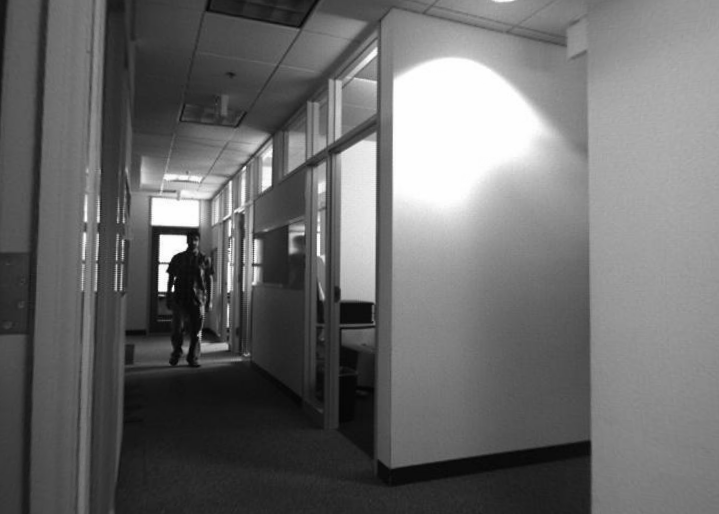
#> input picture hw4/frameLeftgray.png, 719 x 514 px
$ python Task3.py
#> lines starting #> are read from the running program, lines starting #| are printed output that depends on the picture
import numpy as np
import cv2
import random
import matplotlib.pyplot as plt

# Smoothing
'''
This code finds the disparity between two rectified images with a level of smoothing
Function works in 3 stages

1. Find the edges in the two images and find the disparity between the edges based on edge and similarity constraint
2. Find the difference between disparities in two adjacent edges and restrict the disparities between those edges within
   the calculated difference. Assign disparities of the pixels between edges with similarity constraint
3. Assign unassigned pixels a disparity value of previous pixel.
'''

# Importing images
img_left = cv2.imread('frameLeftgray.png', 0)
#> img_left is the input picture: shape (514, 719); min 4, max 255, mean 107
img_right = cv2.imread('frameRightgray.png', 0)
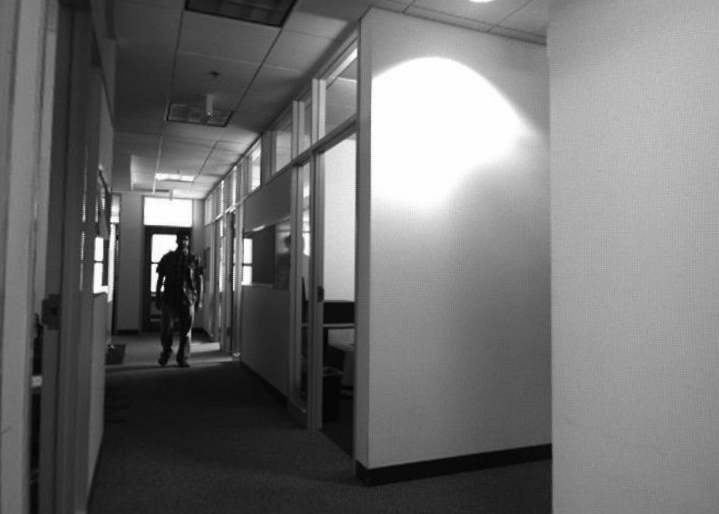
#> input picture hw4/frameRightgray.png, 719 x 514 px
#> img_right is the input picture: shape (514, 719); min 2, max 255, mean 112.1

# Find the edges of both images
edge_left = cv2.Canny(img_left, 30, 50)
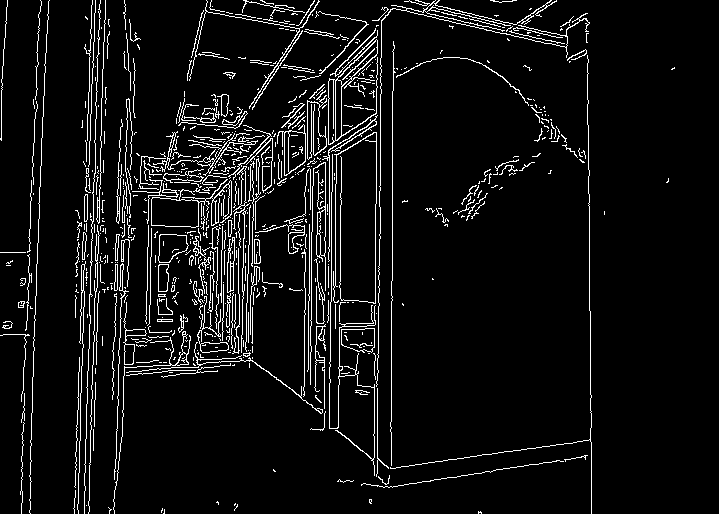
#> edge_left: shape (514, 719); 6.5% white in thin lines or dots
edge_right = cv2.Canny(img_right, 30, 50)
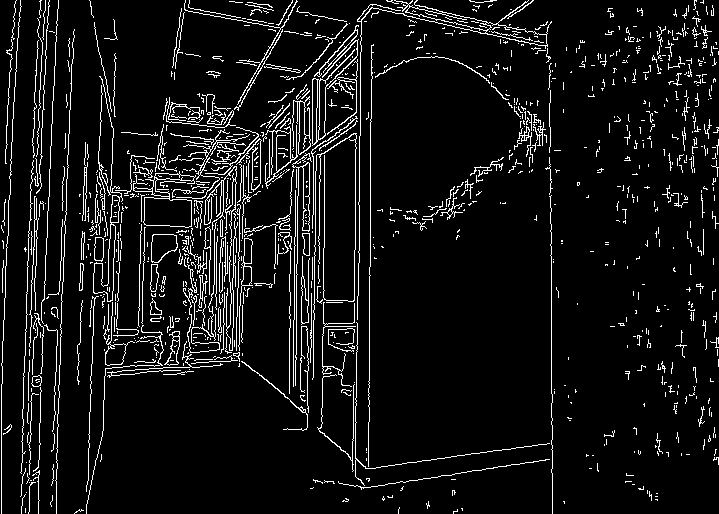
#> edge_right: shape (514, 719); 7.4% white in thin lines or dots

w_size = int(input('Enter the window size(Enter odd numbers): '))
#> the answer given: 100
disp_range = 64

# Pre-allocating disparity array with -1
disparity_array_edges = np.zeros(img_left.shape) - 1

# Gaussian blur
if (w_size > 1):
#> (the run stopped early here; a loop or call above may not have finished)
